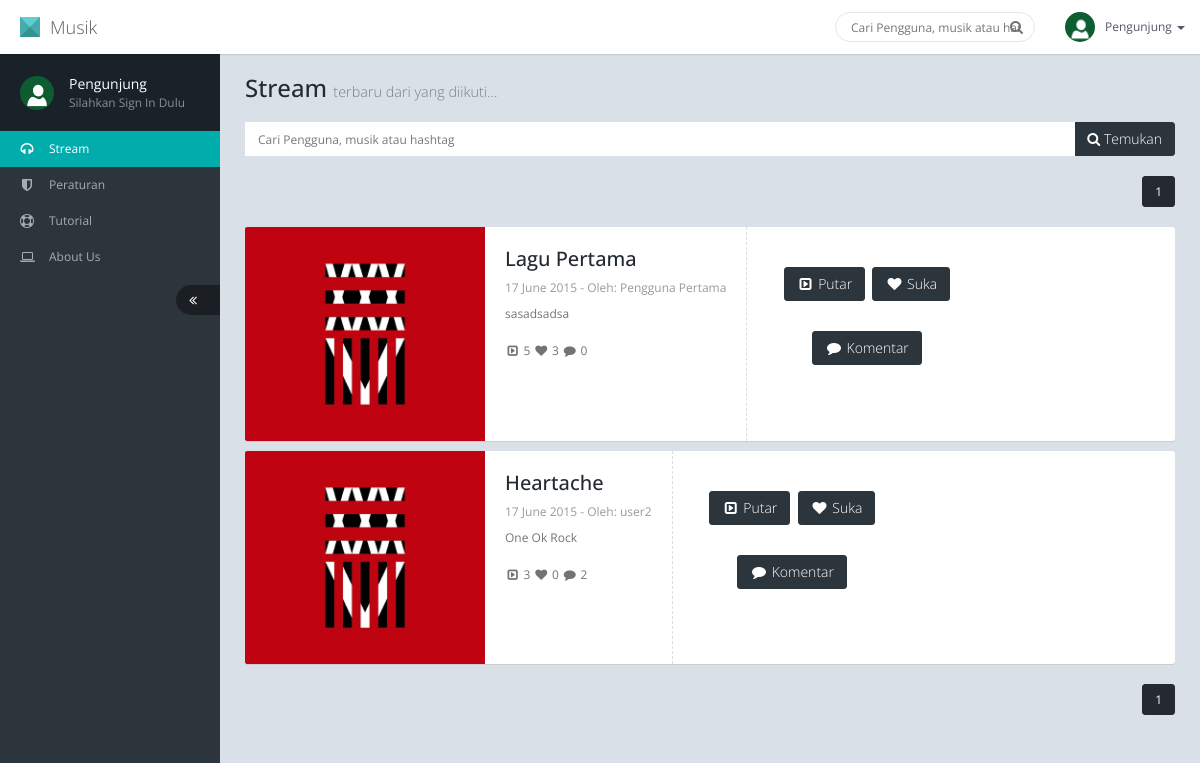
Screenshot of /?hal=1 with the database file from the repository.
### tables this page shows
CREATE TABLE IF NOT EXISTS `track` (
  `track_id` int(11) NOT NULL AUTO_INCREMENT,
  `user` varchar(50) NOT NULL,
  `judul` varchar(100) NOT NULL,
  `desk` text NOT NULL,
  `sampul` varchar(255) NOT NULL,
  `file` varchar(255) NOT NULL,
  `tgl` date NOT NULL,
  `putar` int(11) NOT NULL,
  `suka` int(11) NOT NULL,
  PRIMARY KEY (`track_id`)
);

CREATE TABLE IF NOT EXISTS `user` (
  `email` varchar(50) NOT NULL,
  `password` varchar(50) NOT NULL,
  `nama` varchar(50) NOT NULL,
  `foto` varchar(255) NOT NULL,
  `akses` varchar(5) NOT NULL,
  PRIMARY KEY (`email`)
);

### stream.php (the view, shortened to what this page needs)
<h1 class="page-header">Stream <small>terbaru dari yang diikuti...</small></h1>
<div class="row">
	<div class="col-md-12">
		<div class="result-container">
			<form method="get">
				<div class="input-group m-b-20">
					<input type="text" name="q" class="form-control input-white" placeholder="Cari Pengguna, musik atau hashtag" />
					<div class="input-group-btn">
						<button type="submit" class="btn btn-inverse"><i class="fa fa-search"></i> Temukan</button>
					</div>
				</div>
			</form>
			<?php
			if(isset($_GET['hal'])){
				$hal=$_GET['hal'];
			}else{
				$hal=1;
			}
			$batas=10;
			$awal=$hal-1;
			$awal*=$batas;
			if(isset($_SESSION['login'])){
				$q=mysql_query("select * from track where user in (select target from follow where user='$_SESSION[login]')");
			}else{
				$q=mysql_query("select * from track order by suka desc");
			}
			$h=mysql_num_rows($q);
			$jlhHalaman=ceil($h/$batas);
			?>
			<ul class="pagination pagination-without-border pull-right m-t-0">
				<?php
				for($x=0;$x<$jlhHalaman;$x++){
				?>
				<li class="<?php echo ($hal==($x+1))?'active':''; ?>"><a href="?hal=<?php echo $x+1; ?>"><?php echo $x+1; ?></a></li>
				<?php
				}
				?>
			</ul>
			<ul class="result-list">
				<?php
				if(isset($_SESSION['login'])){
					$q=mysql_query("select * from track where user in (select target from follow where user='$_SESSION[login]') order by tgl desc limit $awal,$batas");
				}else{
					$q=mysql_query("select * from track order by suka desc limit 10");
				}
				while($h=mysql_fetch_array($q)){
					$qq=mysql_query("select * from komentar where track_id=$h[track_id]");
					$jumlah=mysql_num_rows($qq);
					$qqq=mysql_query("select * from user where email='$h[user]'");
					$hhh=mysql_fetch_array($qqq);
				?>
				<li>
					<div class="result-image">
						<a href="javascript:;"><img src="<?php echo $h['sampul']; ?>" alt="" /></a>
					</div>
					<div class="result-info">
						<h4 class="title"><?php echo $h['judul']; ?></h4>
						<p class="location"><?php echo date('d F Y',strtotime($h['tgl'])); ?> - Oleh: <?php echo$hhh['nama']; ?></p>
						<p class="desc">
							<?php echo $h['desk']; ?>
						</p>
						<div class="btn-row">
							<i class="fa fa-fw fa-caret-square-o-right" data-toggle="tooltip" data-container="body" data-title="<?php echo $h['putar']; ?> kali dimainkan"></i> <?php echo $h['putar']; ?>
							<i class="fa fa-fw fa-heart" data-toggle="tooltip" data-container="body" data-title="<?php echo $h['suka']; ?> yang menyukai"></i> <?php echo $h['suka']; ?>
							<i class="fa fa-fw fa-comment" data-toggle="tooltip" data-container="body" data-title="<?php echo $jumlah; ?> komentar"></i> <?php echo $jumlah; ?>
						</div>
					</div>
					<div class="result-price">
						<a onclick="window.open('play.php?id=<?php echo $h['track_id']; ?>','Player','width=400, height=50');" class="btn btn-inverse"><i class="fa fa-fw fa-caret-square-o-right" ></i> Putar</a>
						<a href="#" class="btn btn-inverse" onclick="suka(<?php echo $h['track_id']; ?>); return false;"><i class="fa fa-fw fa-heart" ></i> Suka</a>
						<a href="#" data-toggle="modal" class="btn btn-inverse" onclick="komentar(<?php echo $h['track_id']; ?>); return false;"><i class="fa fa-fw fa-comment" ></i> Komentar</a>
					</div>
				</li>
				<?php
				}
				?>
			</ul>
			<div class="clearfix">
				<?php
				if(isset($_SESSION['login'])){
					$q=mysql_query("select * from track where user in (select target from follow where user='$_SESSION[login]')");
				}else{
					$q=mysql_query("select * from track order by suka desc");
				}
				$h=mysql_num_rows($q);
				$jlhHalaman=ceil($h/$batas);
				?>
				<ul class="pagination pagination-without-border pull-right">
					<?php
					for($x=0;$x<$jlhHalaman;$x++){
					?>
					<li class="<?php echo ($hal==($x+1))?'active':''; ?>"><a href="?hal=<?php echo $x+1; ?>"><?php echo $x+1; ?></a></li>
					<?php
					}
					?>
				</ul>
			</div>
		</div>
	</div>
</div>

### rows the page displays
track: sampul (picture), judul "Lagu Pertama", tgl "17 June 2015", user.nama "Pengguna Pertama", desk "sasadsadsa", putar "5", suka "3", jumlah "0"
track: sampul (picture), judul "Heartache", tgl "17 June 2015", user.nama "user2", desk "One Ok Rock", putar "3", suka "0", jumlah "2"
